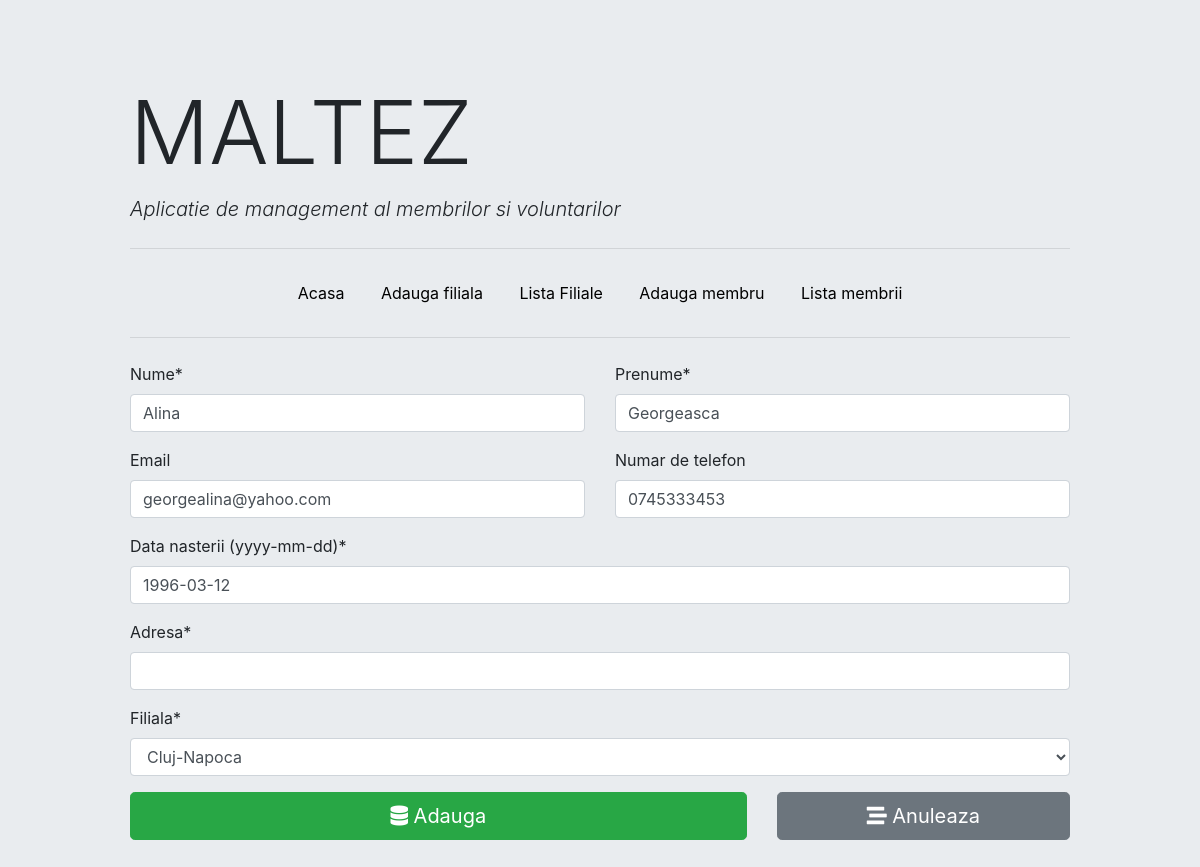
The app's page /volunteers/6/volunteer_form with its own data.
### volunteers/models.py (models this page shows, shortened)
class Volunteer(models.Model):
    first_name = models.CharField(max_length=20)
    last_name = models.CharField(max_length=20)
    email = models.CharField(max_length=30)
    phone = models.CharField(max_length=20)
    date_of_birth = models.DateField()
    address = models.CharField(max_length=200)
    branch = models.ForeignKey(Branch, on_delete=models.CASCADE)

### volunteers/views.py (the view, shortened to what this page needs)
# urls.py: path('volunteer_form', views.volunteer_form, name='volunteer_form'),
def volunteer_form(request, id = 0):
    if request.method == "GET":
        if id == 0:
            form = VolunteerForm()
        else:
            volunteer = Volunteer.objects.get(pk=id)
            form = VolunteerForm(instance=volunteer)
        return render(request, "volunteers/volunteer_form.html", {'form': form})

### volunteers/volunteer_form.py
class VolunteerForm(forms.ModelForm):
    class Meta:
        model = Volunteer
        fields = '__all__'
        labels = {
            'first_name': 'Nume',
            'last_name': 'Prenume',
            'email': 'Email',
            'phone': 'Numar de telefon',
            'date_of_birth': 'Data nasterii (yyyy-mm-dd)',
            'address': 'Adresa',
            'branch': 'Filiala'
        }
    def __init__(self, *args, **kwargs):
        super(VolunteerForm, self).__init__(*args, **kwargs)
        self.fields['branch'].empty_label = "Selecteaza filiala"
        self.fields['email'].required = False
        self.fields['phone'].required = False

### volunteers/models.py (called while the page is built)
    def __str__(self):
        return "%s" % self.name

### volunteers/templates/volunteers/volunteer_form.html (shortened to what this page needs)
{% extends "volunteers/base.html" %}
{% load crispy_forms_tags %}
{% block content %}
<form action="" method="post" autocomplete="off">
    <div class="row">
        <div class="col-md-6">
            {{form.first_name|as_crispy_field}}
        </div>
        <div class="col-md-6">
            {{form.last_name|as_crispy_field}}
        </div>
    </div>
    <div class="row">
        <div class="col-md-6">
                {{form.email|as_crispy_field}}
        </div>
        <div class="col-md-6">
                {{form.phone|as_crispy_field}}
        </div>
    </div>
    {{form.date_of_birth|as_crispy_field}}
    {{form.address|as_crispy_field}}
    {{form.branch|as_crispy_field}}
    <div class="row">
        <div class="col-md-8">
            <button type="submit" class="btn btn-success btn-block btn-lg"><i class="fas fa-database"></i> Adauga</button>
        </div>
        <div class="col-md-4">
            <a href="{% url 'volunteers_list' %}" class="btn btn-secondary btn-block btn-lg"><i class="fas fa-stream"></i> Anuleaza</a>
        </div>
    </div>
</form>
{% endblock content %}

### records on screen
Volunteer: first_name "Alina", last_name "Georgeasca", email "georgealina@yahoo.com", phone "0745333453", date_of_birth "1996-03-12", branch "Cluj-Napoca"
